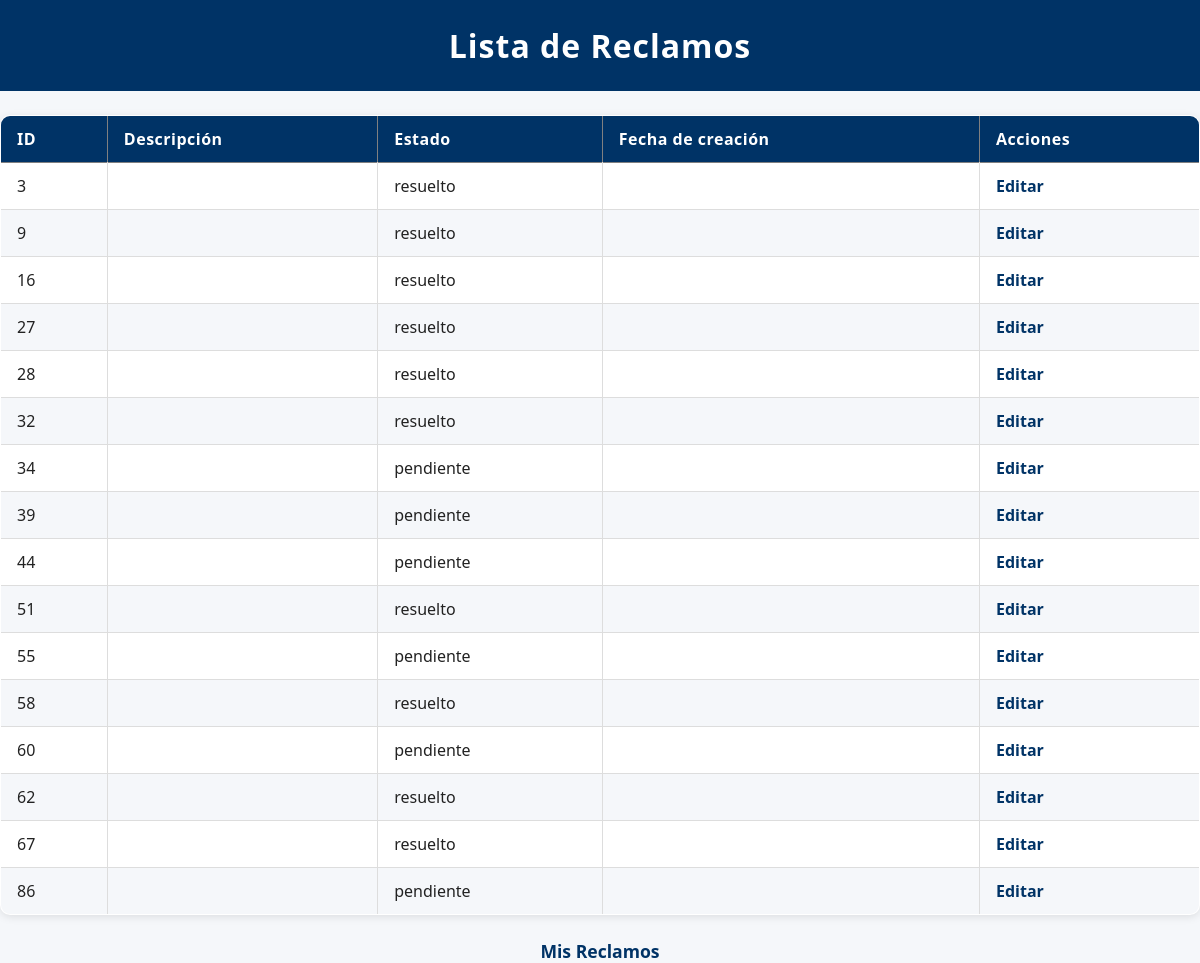
The app's page /listar_reclamos (signed in), older data.
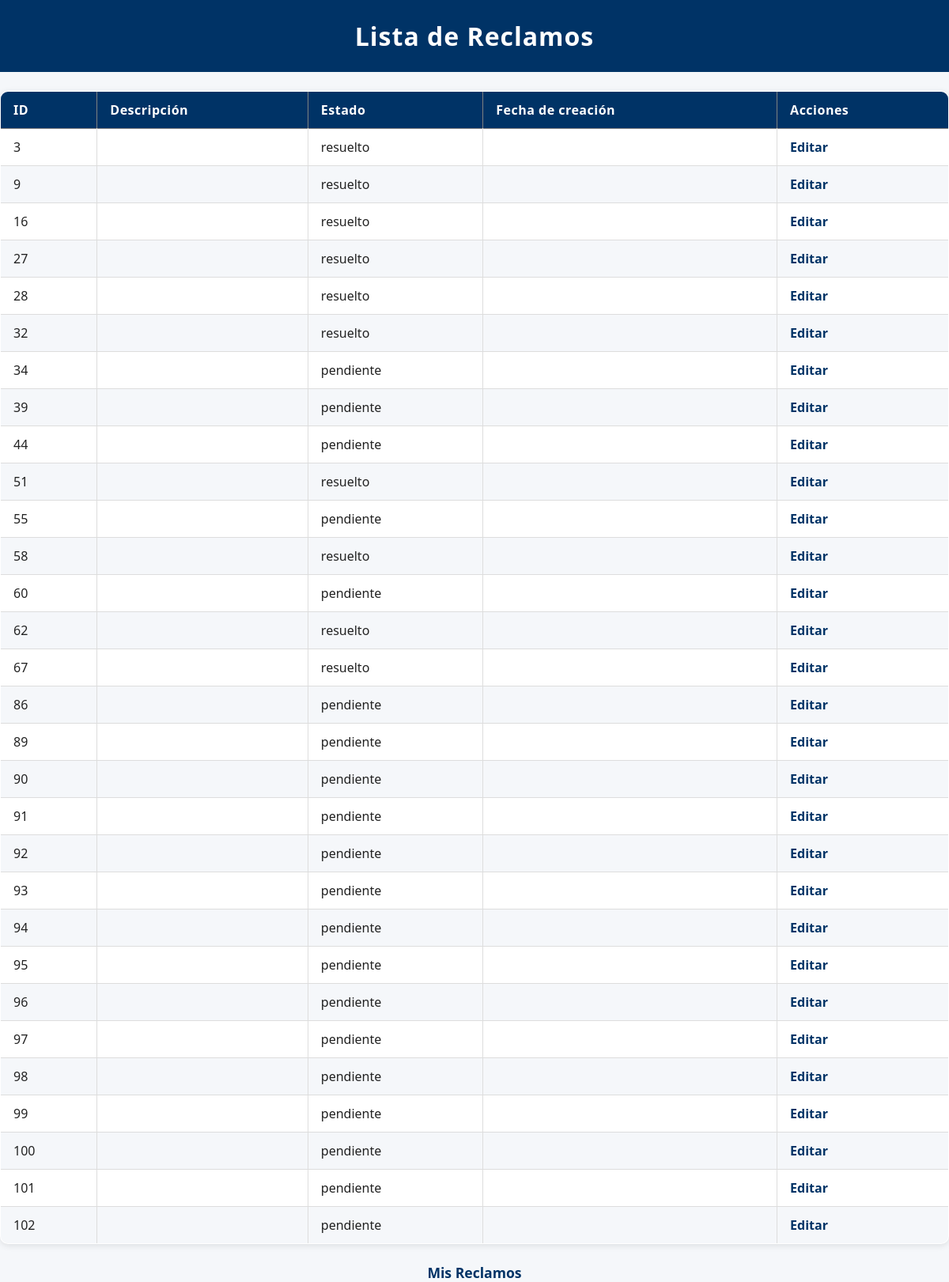
The same page, newer data.
### modules/modelos.py (models this page shows, shortened)
class Base(DeclarativeBase):
    pass

class ModeloReclamo(Base):
    __tablename__ = 'reclamos'
    id = Column(Integer, primary_key=True)
    estado = Column(String, default="pendiente")
    fecha_hora = Column(DateTime, default=datetime.utcnow)
    contenido = Column(String)
    usuario_id = Column(Integer, ForeignKey('usuarios.id'))
    clasificacion = Column(String)
    cantidad_adherentes = Column(Integer, default=1) #Se contabiliza como adherente el usuario que crea el reclamo
    tiempo_estimado = Column(Integer,default=0) #Solo se cambia cuando el reclamo pasa de pendiente -->en proceso
    resuelto_en = Column(Integer,default=None) #Representa la cantidad de días que se tardó en resolver un reclamo
    ''' Relación muchos a muchos con Usuario
    Una relación muchos a muchos en SQL permite que múltiples registros de una tabla se asocien con múltiples registros de otra tabla.
    Esto se implementa mediante una tabla intermedia que contiene claves foráneas de ambas tablas relacionadas.
    Esta estructura facilita modelar relaciones complejas, como estudiantes inscritos en varios cursos o productos en múltiples órdenes.
    '''
    usuarios = relationship(
        "ModeloUsuario",
        secondary=usuarios_reclamos,
        back_populates="reclamos"
    )
    usuario = relationship("ModeloUsuario", foreign_keys=[usuario_id], backref="reclamos_creados")

### server.py (the view)
@app.route('/listar_reclamos')
@login_required
def listar_reclamos():
    reclamos = repo_reclamos.obtener_todos_los_registros(current_user.id)
    return render_template('listar_reclamos.html', reclamos=reclamos)

### modules/login.py (called while the page is built)
    @property
    def is_authenticated(self):
        return True

### modules/repositorio.py (called while the page is built)
    def obtener_registro_por_filtro(self, campo, valor, campo2=None, valor2=None):
        query = self.__session.query(ModeloUsuario).filter(getattr(ModeloUsuario, campo) == valor)
        if campo2 and valor2:
            query = query.filter(getattr(ModeloUsuario, campo2) == valor2)
        modelo = query.first()
        if modelo:
            return self.__map_modelo_a_entidad(modelo)
        return None

    def __map_modelo_a_entidad(self, modelo: ModeloUsuario):
        return Usuario(
            nombre=modelo.nombre,
            apellido=modelo.apellido,
            email=modelo.email,
            nombre_de_usuario=modelo.nombre_de_usuario,
            contraseña=modelo.contraseña,
            rol=modelo.rol,
            claustro=modelo.claustro,
            id=modelo.id
        )

    def obtener_todos_los_registros(self, usuario_id):
        return self.__session.query(ModeloReclamo).filter_by(usuario_id=usuario_id).all()

### modules/usuarios.py (called while the page is built)
    @property
    def nombre(self):
        return self.__nombre

    @nombre.setter
    def nombre(self, nuevo_nombre: str):
        if not isinstance(nuevo_nombre, str):
            raise ValueError("El nombre debe ser una cadena de texto")
        self.__nombre = nuevo_nombre

    @property
    def apellido(self):
        return self.__apellido

    @apellido.setter
    def apellido(self, nuevo_apellido: str):
        if not isinstance(nuevo_apellido, str):
            raise ValueError("El apellido debe ser una cadena de texto")
        self.__apellido = nuevo_apellido

    @property
    def email(self):
        return self.__email

    @email.setter
    def email(self, nuevo_email: str):
        if not isinstance(nuevo_email, str):
            raise ValueError("El email debe ser una cadena de texto")
        self.__email = nuevo_email

    @property
    def nombre_de_usuario(self):
        return self.__nombre_de_usuario

    @nombre_de_usuario.setter
    def nombre_de_usuario(self, nuevo_nombre_de_usuario: str):
        if not isinstance(nuevo_nombre_de_usuario, str):
            raise ValueError("El nombre de usuario debe ser una cadena de texto")
        self.__nombre_de_usuario = nuevo_nombre_de_usuario

    @property
    def contraseña(self):
        return self.__contraseña

    @contraseña.setter
    def contraseña(self, value):
        self.__contraseña = value

    @property
    def rol(self):
        return self.__rol

    @property
    def id(self):
        return self.__id

### templates/listar_reclamos.html (shortened to what this page needs)
<!DOCTYPE html>
<html lang="en">
<head>
    <link rel="stylesheet" href="{{ url_for('static', filename='style.css') }}">
</head>
<body>
    <h1>Lista de Reclamos</h1>
    <table border="1">
        <thead>
            <tr>
                <th>ID</th>
                <th>Descripción</th>
                <th>Estado</th>
                <th>Fecha de creación</th>
                <th>Acciones</th>
            </tr>
        </thead>
        <tbody>
            {% for reclamo in reclamos %}
            <tr>
                <td>{{ reclamo.id }}</td>
                <td>{{ reclamo.descripcion }}</td>
                <td>{{ reclamo.estado }}</td>
                <td>{{ reclamo.fecha_creacion }}</td>
                <td>
                    <a href="{{ url_for('editar_reclamo', reclamo_id=reclamo.id) }}">Editar</a>
                </td>
            </tr>
            {% endfor %}
        </tbody>
    </table>
    <p><a href="{{ url_for('mis_reclamos') }}">Mis Reclamos</a></p>
</body>
</html>

### static/style.css (style rules this page uses)
html, body { font-family: 'Segoe UI', Arial, sans-serif; background-color: #f5f7fa; color: #222; margin: 0; padding: 0; height: 100%; }
h1 { background-color: #003366; color: #fff; margin: 0; padding: 24px 0; text-align: center; letter-spacing: 1px; }
p { text-align: center; font-size: 1.1em; margin-top: 24px; }
table { width: 100%; border-collapse: collapse; margin: 24px 0; font-family: 'Segoe UI', Arial, sans-serif; font-size: 1em; color: #222; box-shadow: 0 2px 8px rgba(0,0,0,0.1); border-radius: 10px; overflow: hidden; background: #fff; }
thead { background-color: #003366; color: #fff; text-align: left; }
thead th { padding: 12px 16px; font-weight: bold; letter-spacing: 0.5px; }
tbody tr { border-bottom: 1px solid #ddd; }
tbody tr:nth-child(even) { background-color: #f5f7fa; }
tbody td { padding: 12px 16px; vertical-align: middle; border-left: 1px solid #ddd; }
tbody td:first-child { border-left: none; }
a { position: relative; color: #003366; font-weight: 600; text-decoration: none; cursor: pointer; transition: color 0.3s ease; }
a::after { content: ''; position: absolute; width: 0; height: 2px; left: 0; bottom: -3px; background-color: #00509e; transition: width 0.3s ease; border-radius: 2px; }

Row changes from the older to the newer data that the page shows:
added ModeloReclamo: id "89", estado "pendiente"
added ModeloReclamo: id "90", estado "pendiente"
added ModeloReclamo: id "91", estado "pendiente"
added ModeloReclamo: id "92", estado "pendiente"
added ModeloReclamo: id "93", estado "pendiente"
added ModeloReclamo: id "94", estado "pendiente"
added ModeloReclamo: id "95", estado "pendiente"
added ModeloReclamo: id "96", estado "pendiente"
added ModeloReclamo: id "97", estado "pendiente"
added ModeloReclamo: id "98", estado "pendiente"
added ModeloReclamo: id "99", estado "pendiente"
added ModeloReclamo: id "100", estado "pendiente"
added ModeloReclamo: id "101", estado "pendiente"
added ModeloReclamo: id "102", estado "pendiente"
